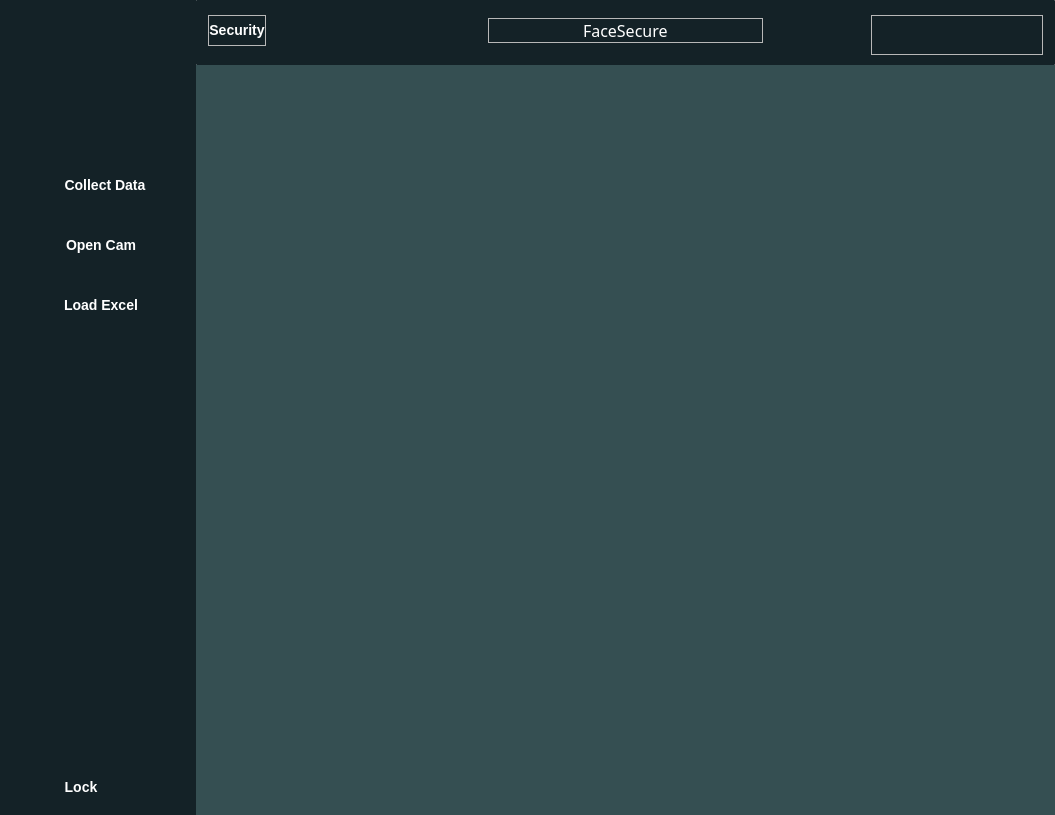
<?xml version="1.0" encoding="UTF-8"?>
<ui version="4.0">
 <class>MainWindow</class>
 <widget class="QMainWindow" name="MainWindow">
  <property name="geometry">
   <rect>
    <x>0</x>
    <y>0</y>
    <width>1055</width>
    <height>815</height>
   </rect>
  </property>
  <property name="sizePolicy">
   <sizepolicy hsizetype="Preferred" vsizetype="Preferred">
    <horstretch>0</horstretch>
    <verstretch>0</verstretch>
   </sizepolicy>
  </property>
  <property name="minimumSize">
   <size>
    <width>0</width>
    <height>0</height>
   </size>
  </property>
  <property name="windowTitle">
   <string>MainWindow</string>
  </property>
  <property name="styleSheet">
   <string notr="true"/>
  </property>
  <widget class="QWidget" name="centralwidget">
   <property name="styleSheet">
    <string notr="true">            QGroupBox#header{
                background-color: #212121;
           
border-radius: 0.5px;
padding: 1px;
margin: 0px;
spacing: 0px;
            }

#enlargeBtn:hover {
                background-color: #4d4d4d;
}

QMessageBox {
        background-color: #121212;
        border: 2px solid #4e4e4e;
        font-size: 16px;
        font-weight: bold;
    }

            QMainWindow {
                background-color: #121212;
            }
          

    

            QLabel {
                background-color: none;
                color: white;
            }

            QPushButton {
                background: rgba(0,0,0,0);
                color: white;
                border: none;
                font-weight: bold;
                font-size: 14px;
            }

            QPushButton:hover {
                background-color: #4d4d4d;
            }

            QPushButton:disabled {
                background-color: #4d4d4d;
            }

            #header{
                border: none;

            }
            #buttonLayout{
                border: none;
                background-color: #333333;
            }

#buttonGroupBox{
        background-color: #142227;
border:none;

}

#collectDataBtn{
	padding-right: 32px
}

#loadExcelButton{
	padding-right: 40px
}

#openRecognitionCamBtn{
	padding-right: 40px
}

#lockBtn{
	padding-right: 80px
}



</string>
   </property>
   <layout class="QVBoxLayout" name="verticalLayout" stretch="0">
    <property name="spacing">
     <number>0</number>
    </property>
    <property name="leftMargin">
     <number>0</number>
    </property>
    <property name="topMargin">
     <number>0</number>
    </property>
    <property name="rightMargin">
     <number>0</number>
    </property>
    <property name="bottomMargin">
     <number>0</number>
    </property>
    <item>
     <layout class="QHBoxLayout" name="QHboxLayout">
      <property name="spacing">
       <number>0</number>
      </property>
      <property name="leftMargin">
       <number>0</number>
      </property>
      <property name="topMargin">
       <number>0</number>
      </property>
      <property name="bottomMargin">
       <number>0</number>
      </property>
      <item>
       <widget class="QGroupBox" name="buttonGroupBox_2">
        <property name="enabled">
         <bool>true</bool>
        </property>
        <property name="sizePolicy">
         <sizepolicy hsizetype="Minimum" vsizetype="Minimum">
          <horstretch>0</horstretch>
          <verstretch>0</verstretch>
         </sizepolicy>
        </property>
        <property name="minimumSize">
         <size>
          <width>40</width>
          <height>100</height>
         </size>
        </property>
        <property name="styleSheet">
         <string notr="true">#buttonGroupBox_2{
background-color: #142227;
border: none;
}
  QPushButton:hover {
                background-color: #4d4d4d;
            }

            QPushButton:disabled {
                background-color: #4d4d4d;
            }</string>
        </property>
        <property name="alignment">
         <set>Qt::AlignCenter</set>
        </property>
        <layout class="QVBoxLayout" name="verticalLayout_10">
         <property name="spacing">
          <number>0</number>
         </property>
         <property name="leftMargin">
          <number>0</number>
         </property>
         <property name="topMargin">
          <number>0</number>
         </property>
         <property name="rightMargin">
          <number>0</number>
         </property>
         <property name="bottomMargin">
          <number>0</number>
         </property>
         <item>
          <widget class="QFrame" name="frame_10">
           <property name="sizePolicy">
            <sizepolicy hsizetype="Preferred" vsizetype="Fixed">
             <horstretch>0</horstretch>
             <verstretch>0</verstretch>
            </sizepolicy>
           </property>
           <property name="minimumSize">
            <size>
             <width>0</width>
             <height>50</height>
            </size>
           </property>
           <property name="styleSheet">
            <string notr="true">border: none</string>
           </property>
           <property name="frameShape">
            <enum>QFrame::StyledPanel</enum>
           </property>
           <property name="frameShadow">
            <enum>QFrame::Raised</enum>
           </property>
           <layout class="QHBoxLayout" name="horizontalLayout_6">
            <property name="spacing">
             <number>0</number>
            </property>
            <property name="leftMargin">
             <number>0</number>
            </property>
            <property name="topMargin">
             <number>0</number>
            </property>
            <property name="rightMargin">
             <number>0</number>
            </property>
            <property name="bottomMargin">
             <number>0</number>
            </property>
            <item alignment="Qt::AlignLeft">
             <widget class="QPushButton" name="pushLayoutInBtn_3">
              <property name="sizePolicy">
               <sizepolicy hsizetype="Minimum" vsizetype="Fixed">
                <horstretch>0</horstretch>
                <verstretch>0</verstretch>
               </sizepolicy>
              </property>
              <property name="minimumSize">
               <size>
                <width>40</width>
                <height>50</height>
               </size>
              </property>
              <property name="text">
               <string/>
              </property>
              <property name="icon">
               <iconset>
                <normaloff>../Styles/icons/align-left.svg</normaloff>../Styles/icons/align-left.svg</iconset>
              </property>
              <property name="iconSize">
               <size>
                <width>30</width>
                <height>30</height>
               </size>
              </property>
             </widget>
            </item>
           </layout>
          </widget>
         </item>
         <item alignment="Qt::AlignVCenter">
          <widget class="QFrame" name="frame_11">
           <property name="sizePolicy">
            <sizepolicy hsizetype="Minimum" vsizetype="MinimumExpanding">
             <horstretch>0</horstretch>
             <verstretch>0</verstretch>
            </sizepolicy>
           </property>
           <property name="minimumSize">
            <size>
             <width>30</width>
             <height>100</height>
            </size>
           </property>
           <property name="styleSheet">
            <string notr="true">border:none</string>
           </property>
           <property name="frameShape">
            <enum>QFrame::StyledPanel</enum>
           </property>
           <property name="frameShadow">
            <enum>QFrame::Raised</enum>
           </property>
           <layout class="QVBoxLayout" name="verticalLayout_11">
            <property name="spacing">
             <number>10</number>
            </property>
            <property name="leftMargin">
             <number>0</number>
            </property>
            <property name="topMargin">
             <number>0</number>
            </property>
            <property name="rightMargin">
             <number>0</number>
            </property>
            <property name="bottomMargin">
             <number>0</number>
            </property>
            <item alignment="Qt::AlignLeft">
             <widget class="QPushButton" name="collectDataBtn_3">
              <property name="sizePolicy">
               <sizepolicy hsizetype="Minimum" vsizetype="Fixed">
                <horstretch>0</horstretch>
                <verstretch>0</verstretch>
               </sizepolicy>
              </property>
              <property name="minimumSize">
               <size>
                <width>40</width>
                <height>50</height>
               </size>
              </property>
              <property name="font">
               <font>
                <pointsize>-1</pointsize>
                <weight>75</weight>
                <bold>true</bold>
               </font>
              </property>
              <property name="styleSheet">
               <string notr="true"/>
              </property>
              <property name="text">
               <string/>
              </property>
              <property name="icon">
               <iconset>
                <normaloff>../Styles/icons/face_recognition.svg</normaloff>../Styles/icons/face_recognition.svg</iconset>
              </property>
              <property name="iconSize">
               <size>
                <width>30</width>
                <height>30</height>
               </size>
              </property>
             </widget>
            </item>
            <item alignment="Qt::AlignLeft">
             <widget class="QPushButton" name="openRecognitionCamBtn_3">
              <property name="sizePolicy">
               <sizepolicy hsizetype="Minimum" vsizetype="Fixed">
                <horstretch>0</horstretch>
                <verstretch>0</verstretch>
               </sizepolicy>
              </property>
              <property name="minimumSize">
               <size>
                <width>40</width>
                <height>50</height>
               </size>
              </property>
              <property name="layoutDirection">
               <enum>Qt::LeftToRight</enum>
              </property>
              <property name="styleSheet">
               <string notr="true"/>
              </property>
              <property name="text">
               <string/>
              </property>
              <property name="icon">
               <iconset>
                <normaloff>../Styles/icons/face_recognition_cam.svg</normaloff>../Styles/icons/face_recognition_cam.svg</iconset>
              </property>
              <property name="iconSize">
               <size>
                <width>30</width>
                <height>40</height>
               </size>
              </property>
             </widget>
            </item>
            <item alignment="Qt::AlignLeft">
             <widget class="QPushButton" name="loadExcelButton_3">
              <property name="sizePolicy">
               <sizepolicy hsizetype="Minimum" vsizetype="Fixed">
                <horstretch>0</horstretch>
                <verstretch>0</verstretch>
               </sizepolicy>
              </property>
              <property name="minimumSize">
               <size>
                <width>40</width>
                <height>50</height>
               </size>
              </property>
              <property name="text">
               <string/>
              </property>
              <property name="icon">
               <iconset>
                <normaloff>../Styles/icons/file-text.svg</normaloff>../Styles/icons/file-text.svg</iconset>
              </property>
              <property name="iconSize">
               <size>
                <width>30</width>
                <height>30</height>
               </size>
              </property>
             </widget>
            </item>
           </layout>
          </widget>
         </item>
         <item>
          <widget class="QFrame" name="frame_12">
           <property name="sizePolicy">
            <sizepolicy hsizetype="Preferred" vsizetype="Preferred">
             <horstretch>0</horstretch>
             <verstretch>0</verstretch>
            </sizepolicy>
           </property>
           <property name="minimumSize">
            <size>
             <width>30</width>
             <height>30</height>
            </size>
           </property>
           <property name="styleSheet">
            <string notr="true">border:none</string>
           </property>
           <property name="frameShape">
            <enum>QFrame::StyledPanel</enum>
           </property>
           <property name="frameShadow">
            <enum>QFrame::Raised</enum>
           </property>
           <layout class="QVBoxLayout" name="verticalLayout_12">
            <property name="leftMargin">
             <number>0</number>
            </property>
            <property name="rightMargin">
             <number>0</number>
            </property>
            <property name="bottomMargin">
             <number>0</number>
            </property>
            <item alignment="Qt::AlignLeft|Qt::AlignBottom">
             <widget class="QPushButton" name="lockBtn_3">
              <property name="sizePolicy">
               <sizepolicy hsizetype="Minimum" vsizetype="Fixed">
                <horstretch>0</horstretch>
                <verstretch>0</verstretch>
               </sizepolicy>
              </property>
              <property name="minimumSize">
               <size>
                <width>40</width>
                <height>50</height>
               </size>
              </property>
              <property name="text">
               <string/>
              </property>
              <property name="icon">
               <iconset>
                <normaloff>../Styles/icons/lock.svg</normaloff>../Styles/icons/lock.svg</iconset>
              </property>
              <property name="iconSize">
               <size>
                <width>30</width>
                <height>30</height>
               </size>
              </property>
             </widget>
            </item>
           </layout>
          </widget>
         </item>
        </layout>
       </widget>
      </item>
      <item>
       <widget class="QGroupBox" name="buttonGroupBox">
        <property name="sizePolicy">
         <sizepolicy hsizetype="Minimum" vsizetype="Minimum">
          <horstretch>0</horstretch>
          <verstretch>0</verstretch>
         </sizepolicy>
        </property>
        <property name="minimumSize">
         <size>
          <width>150</width>
          <height>100</height>
         </size>
        </property>
        <property name="styleSheet">
         <string notr="true"/>
        </property>
        <property name="alignment">
         <set>Qt::AlignCenter</set>
        </property>
        <layout class="QVBoxLayout" name="verticalLayout_3">
         <property name="spacing">
          <number>0</number>
         </property>
         <property name="leftMargin">
          <number>0</number>
         </property>
         <property name="topMargin">
          <number>0</number>
         </property>
         <property name="rightMargin">
          <number>0</number>
         </property>
         <property name="bottomMargin">
          <number>0</number>
         </property>
         <item>
          <widget class="QFrame" name="frame_6">
           <property name="sizePolicy">
            <sizepolicy hsizetype="Preferred" vsizetype="Fixed">
             <horstretch>0</horstretch>
             <verstretch>0</verstretch>
            </sizepolicy>
           </property>
           <property name="minimumSize">
            <size>
             <width>0</width>
             <height>50</height>
            </size>
           </property>
           <property name="styleSheet">
            <string notr="true">border: none</string>
           </property>
           <property name="frameShape">
            <enum>QFrame::StyledPanel</enum>
           </property>
           <property name="frameShadow">
            <enum>QFrame::Raised</enum>
           </property>
           <layout class="QHBoxLayout" name="horizontalLayout_3">
            <property name="leftMargin">
             <number>0</number>
            </property>
            <property name="topMargin">
             <number>0</number>
            </property>
            <property name="bottomMargin">
             <number>0</number>
            </property>
            <item alignment="Qt::AlignLeft">
             <widget class="QPushButton" name="pushLayoutInBtn">
              <property name="sizePolicy">
               <sizepolicy hsizetype="Minimum" vsizetype="Minimum">
                <horstretch>0</horstretch>
                <verstretch>0</verstretch>
               </sizepolicy>
              </property>
              <property name="minimumSize">
               <size>
                <width>0</width>
                <height>40</height>
               </size>
              </property>
              <property name="text">
               <string/>
              </property>
              <property name="icon">
               <iconset>
                <normaloff>../Styles/icons/align-left.svg</normaloff>../Styles/icons/align-left.svg</iconset>
              </property>
              <property name="iconSize">
               <size>
                <width>30</width>
                <height>30</height>
               </size>
              </property>
             </widget>
            </item>
           </layout>
          </widget>
         </item>
         <item alignment="Qt::AlignVCenter">
          <widget class="QFrame" name="frame_3">
           <property name="sizePolicy">
            <sizepolicy hsizetype="Minimum" vsizetype="MinimumExpanding">
             <horstretch>0</horstretch>
             <verstretch>0</verstretch>
            </sizepolicy>
           </property>
           <property name="minimumSize">
            <size>
             <width>100</width>
             <height>100</height>
            </size>
           </property>
           <property name="styleSheet">
            <string notr="true">border:none</string>
           </property>
           <property name="frameShape">
            <enum>QFrame::StyledPanel</enum>
           </property>
           <property name="frameShadow">
            <enum>QFrame::Raised</enum>
           </property>
           <layout class="QVBoxLayout" name="verticalLayout_4">
            <property name="spacing">
             <number>10</number>
            </property>
            <property name="leftMargin">
             <number>0</number>
            </property>
            <property name="topMargin">
             <number>0</number>
            </property>
            <property name="rightMargin">
             <number>0</number>
            </property>
            <property name="bottomMargin">
             <number>0</number>
            </property>
            <item>
             <widget class="QPushButton" name="collectDataBtn">
              <property name="sizePolicy">
               <sizepolicy hsizetype="Minimum" vsizetype="MinimumExpanding">
                <horstretch>0</horstretch>
                <verstretch>0</verstretch>
               </sizepolicy>
              </property>
              <property name="minimumSize">
               <size>
                <width>100</width>
                <height>50</height>
               </size>
              </property>
              <property name="font">
               <font>
                <pointsize>-1</pointsize>
                <weight>75</weight>
                <bold>true</bold>
               </font>
              </property>
              <property name="styleSheet">
               <string notr="true"/>
              </property>
              <property name="text">
               <string>Collect Data</string>
              </property>
              <property name="icon">
               <iconset>
                <normaloff>../Styles/icons/face_recognition.svg</normaloff>../Styles/icons/face_recognition.svg</iconset>
              </property>
              <property name="iconSize">
               <size>
                <width>30</width>
                <height>30</height>
               </size>
              </property>
             </widget>
            </item>
            <item>
             <widget class="QPushButton" name="openRecognitionCamBtn">
              <property name="sizePolicy">
               <sizepolicy hsizetype="Minimum" vsizetype="Fixed">
                <horstretch>0</horstretch>
                <verstretch>0</verstretch>
               </sizepolicy>
              </property>
              <property name="minimumSize">
               <size>
                <width>100</width>
                <height>50</height>
               </size>
              </property>
              <property name="layoutDirection">
               <enum>Qt::LeftToRight</enum>
              </property>
              <property name="styleSheet">
               <string notr="true"/>
              </property>
              <property name="text">
               <string>Open Cam</string>
              </property>
              <property name="icon">
               <iconset>
                <normaloff>../Styles/icons/face_recognition_cam.svg</normaloff>../Styles/icons/face_recognition_cam.svg</iconset>
              </property>
              <property name="iconSize">
               <size>
                <width>30</width>
                <height>40</height>
               </size>
              </property>
             </widget>
            </item>
            <item>
             <widget class="QPushButton" name="loadExcelButton">
              <property name="sizePolicy">
               <sizepolicy hsizetype="Minimum" vsizetype="Fixed">
                <horstretch>0</horstretch>
                <verstretch>0</verstretch>
               </sizepolicy>
              </property>
              <property name="minimumSize">
               <size>
                <width>100</width>
                <height>50</height>
               </size>
              </property>
              <property name="text">
               <string>Load Excel</string>
              </property>
              <property name="icon">
               <iconset>
                <normaloff>../Styles/icons/file-text.svg</normaloff>../Styles/icons/file-text.svg</iconset>
              </property>
              <property name="iconSize">
               <size>
                <width>30</width>
                <height>30</height>
               </size>
              </property>
             </widget>
            </item>
           </layout>
          </widget>
         </item>
         <item>
          <widget class="QFrame" name="frame_4">
           <property name="sizePolicy">
            <sizepolicy hsizetype="Preferred" vsizetype="Preferred">
             <horstretch>0</horstretch>
             <verstretch>0</verstretch>
            </sizepolicy>
           </property>
           <property name="minimumSize">
            <size>
             <width>30</width>
             <height>30</height>
            </size>
           </property>
           <property name="styleSheet">
            <string notr="true">border:none</string>
           </property>
           <property name="frameShape">
            <enum>QFrame::StyledPanel</enum>
           </property>
           <property name="frameShadow">
            <enum>QFrame::Raised</enum>
           </property>
           <layout class="QVBoxLayout" name="verticalLayout_6">
            <property name="leftMargin">
             <number>0</number>
            </property>
            <property name="rightMargin">
             <number>0</number>
            </property>
            <property name="bottomMargin">
             <number>0</number>
            </property>
            <item alignment="Qt::AlignBottom">
             <widget class="QPushButton" name="lockBtn">
              <property name="sizePolicy">
               <sizepolicy hsizetype="Minimum" vsizetype="Fixed">
                <horstretch>0</horstretch>
                <verstretch>0</verstretch>
               </sizepolicy>
              </property>
              <property name="minimumSize">
               <size>
                <width>30</width>
                <height>50</height>
               </size>
              </property>
              <property name="text">
               <string>Lock</string>
              </property>
              <property name="icon">
               <iconset>
                <normaloff>../Styles/icons/lock.svg</normaloff>../Styles/icons/lock.svg</iconset>
              </property>
              <property name="iconSize">
               <size>
                <width>30</width>
                <height>30</height>
               </size>
              </property>
             </widget>
            </item>
           </layout>
          </widget>
         </item>
        </layout>
       </widget>
      </item>
      <item>
       <layout class="QVBoxLayout" name="verticalLayout_5">
        <property name="spacing">
         <number>0</number>
        </property>
        <property name="bottomMargin">
         <number>0</number>
        </property>
        <item alignment="Qt::AlignTop">
         <widget class="QGroupBox" name="header">
          <property name="sizePolicy">
           <sizepolicy hsizetype="MinimumExpanding" vsizetype="MinimumExpanding">
            <horstretch>0</horstretch>
            <verstretch>0</verstretch>
           </sizepolicy>
          </property>
          <property name="minimumSize">
           <size>
            <width>250</width>
            <height>60</height>
           </size>
          </property>
          <property name="maximumSize">
           <size>
            <width>16777215</width>
            <height>150</height>
           </size>
          </property>
          <property name="styleSheet">
           <string notr="true">#header{
	background-color: #142227;
	border: none;
}

QPushButton:hover {
                background-color: #4d4d4d;
            }
#exitBtn:hover{
	 background-color: #ff5252;
}</string>
          </property>
          <property name="alignment">
           <set>Qt::AlignCenter</set>
          </property>
          <layout class="QHBoxLayout" name="verticalLayout_2">
           <property name="spacing">
            <number>6</number>
           </property>
           <property name="bottomMargin">
            <number>16</number>
           </property>
           <item alignment="Qt::AlignLeft">
            <widget class="QFrame" name="frame_2">
             <property name="minimumSize">
              <size>
               <width>50</width>
               <height>0</height>
              </size>
             </property>
             <property name="styleSheet">
              <string notr="true">#pushButton:hover{
	background-color:none
}</string>
             </property>
             <property name="frameShape">
              <enum>QFrame::StyledPanel</enum>
             </property>
             <property name="frameShadow">
              <enum>QFrame::Raised</enum>
             </property>
             <layout class="QHBoxLayout" name="horizontalLayout_2">
              <property name="leftMargin">
               <number>0</number>
              </property>
              <property name="topMargin">
               <number>0</number>
              </property>
              <property name="rightMargin">
               <number>0</number>
              </property>
              <property name="bottomMargin">
               <number>0</number>
              </property>
              <item>
               <widget class="QPushButton" name="pushButton">
                <property name="sizePolicy">
                 <sizepolicy hsizetype="Fixed" vsizetype="Fixed">
                  <horstretch>0</horstretch>
                  <verstretch>0</verstretch>
                 </sizepolicy>
                </property>
                <property name="text">
                 <string>Security</string>
                </property>
                <property name="icon">
                 <iconset>
                  <normaloff>../Styles/icons/security-guard-svgrepo-com.svg</normaloff>../Styles/icons/security-guard-svgrepo-com.svg</iconset>
                </property>
                <property name="iconSize">
                 <size>
                  <width>20</width>
                  <height>20</height>
                 </size>
                </property>
               </widget>
              </item>
             </layout>
            </widget>
           </item>
           <item>
            <widget class="QFrame" name="frame_5">
             <property name="sizePolicy">
              <sizepolicy hsizetype="Preferred" vsizetype="Maximum">
               <horstretch>0</horstretch>
               <verstretch>0</verstretch>
              </sizepolicy>
             </property>
             <property name="minimumSize">
              <size>
               <width>0</width>
               <height>0</height>
              </size>
             </property>
             <property name="frameShape">
              <enum>QFrame::StyledPanel</enum>
             </property>
             <property name="frameShadow">
              <enum>QFrame::Raised</enum>
             </property>
             <layout class="QHBoxLayout" name="horizontalLayout_4">
              <property name="leftMargin">
               <number>0</number>
              </property>
              <property name="topMargin">
               <number>0</number>
              </property>
              <property name="rightMargin">
               <number>0</number>
              </property>
              <property name="bottomMargin">
               <number>0</number>
              </property>
              <item>
               <widget class="QLabel" name="label">
                <property name="sizePolicy">
                 <sizepolicy hsizetype="Fixed" vsizetype="Fixed">
                  <horstretch>0</horstretch>
                  <verstretch>0</verstretch>
                 </sizepolicy>
                </property>
                <property name="font">
                 <font>
                  <family>Yu Gothic UI Semibold</family>
                  <pointsize>12</pointsize>
                 </font>
                </property>
                <property name="text">
                 <string>FaceSecure</string>
                </property>
               </widget>
              </item>
             </layout>
            </widget>
           </item>
           <item alignment="Qt::AlignRight|Qt::AlignVCenter">
            <widget class="QFrame" name="frame">
             <property name="sizePolicy">
              <sizepolicy hsizetype="Minimum" vsizetype="Minimum">
               <horstretch>0</horstretch>
               <verstretch>0</verstretch>
              </sizepolicy>
             </property>
             <property name="minimumSize">
              <size>
               <width>150</width>
               <height>40</height>
              </size>
             </property>
             <property name="frameShape">
              <enum>QFrame::StyledPanel</enum>
             </property>
             <property name="frameShadow">
              <enum>QFrame::Raised</enum>
             </property>
             <layout class="QHBoxLayout" name="horizontalLayout">
              <property name="spacing">
               <number>25</number>
              </property>
              <property name="leftMargin">
               <number>0</number>
              </property>
              <property name="topMargin">
               <number>0</number>
              </property>
              <property name="rightMargin">
               <number>0</number>
              </property>
              <property name="bottomMargin">
               <number>0</number>
              </property>
              <item alignment="Qt::AlignHCenter|Qt::AlignVCenter">
               <widget class="QPushButton" name="minimizeBtn">
                <property name="sizePolicy">
                 <sizepolicy hsizetype="Fixed" vsizetype="Fixed">
                  <horstretch>0</horstretch>
                  <verstretch>0</verstretch>
                 </sizepolicy>
                </property>
                <property name="minimumSize">
                 <size>
                  <width>40</width>
                  <height>40</height>
                 </size>
                </property>
                <property name="text">
                 <string/>
                </property>
                <property name="icon">
                 <iconset>
                  <normaloff>../Styles/icons/arrow-down-left.svg</normaloff>../Styles/icons/arrow-down-left.svg</iconset>
                </property>
                <property name="iconSize">
                 <size>
                  <width>20</width>
                  <height>20</height>
                 </size>
                </property>
               </widget>
              </item>
              <item alignment="Qt::AlignRight">
               <widget class="QPushButton" name="enlargeBtn">
                <property name="sizePolicy">
                 <sizepolicy hsizetype="Fixed" vsizetype="Fixed">
                  <horstretch>0</horstretch>
                  <verstretch>0</verstretch>
                 </sizepolicy>
                </property>
                <property name="minimumSize">
                 <size>
                  <width>40</width>
                  <height>40</height>
                 </size>
                </property>
                <property name="font">
                 <font>
                  <pointsize>-1</pointsize>
                  <weight>75</weight>
                  <bold>true</bold>
                 </font>
                </property>
                <property name="styleSheet">
                 <string notr="true"/>
                </property>
                <property name="text">
                 <string/>
                </property>
                <property name="icon">
                 <iconset>
                  <normaloff>../Styles/icons/maximize.svg</normaloff>../Styles/icons/maximize.svg</iconset>
                </property>
                <property name="iconSize">
                 <size>
                  <width>20</width>
                  <height>20</height>
                 </size>
                </property>
               </widget>
              </item>
              <item alignment="Qt::AlignRight">
               <widget class="QPushButton" name="exitBtn">
                <property name="sizePolicy">
                 <sizepolicy hsizetype="Fixed" vsizetype="Fixed">
                  <horstretch>0</horstretch>
                  <verstretch>0</verstretch>
                 </sizepolicy>
                </property>
                <property name="minimumSize">
                 <size>
                  <width>40</width>
                  <height>40</height>
                 </size>
                </property>
                <property name="text">
                 <string/>
                </property>
                <property name="icon">
                 <iconset>
                  <normaloff>../Styles/icons/x.svg</normaloff>../Styles/icons/x.svg</iconset>
                </property>
                <property name="iconSize">
                 <size>
                  <width>20</width>
                  <height>20</height>
                 </size>
                </property>
               </widget>
              </item>
             </layout>
            </widget>
           </item>
          </layout>
         </widget>
        </item>
        <item>
         <widget class="QWidget" name="contentWidget" native="true">
          <property name="sizePolicy">
           <sizepolicy hsizetype="Expanding" vsizetype="Expanding">
            <horstretch>0</horstretch>
            <verstretch>0</verstretch>
           </sizepolicy>
          </property>
          <property name="minimumSize">
           <size>
            <width>0</width>
            <height>750</height>
           </size>
          </property>
          <property name="styleSheet">
           <string notr="true">background-color: 	#354f52;
border : none;</string>
          </property>
          <layout class="QHBoxLayout" name="content_layout">
           <property name="spacing">
            <number>0</number>
           </property>
           <property name="leftMargin">
            <number>0</number>
           </property>
           <property name="topMargin">
            <number>0</number>
           </property>
           <property name="rightMargin">
            <number>0</number>
           </property>
           <property name="bottomMargin">
            <number>0</number>
           </property>
          </layout>
         </widget>
        </item>
       </layout>
      </item>
     </layout>
    </item>
   </layout>
  </widget>
 </widget>
 <resources>
  <include location="../Styles/resource.qrc"/>
 </resources>
 <connections>
  <connection>
   <sender>pushLayoutInBtn_3</sender>
   <signal>toggled(bool)</signal>
   <receiver>buttonGroupBox</receiver>
   <slot>setVisible(bool)</slot>
   <hints>
    <hint type="sourcelabel">
     <x>21</x>
     <y>29</y>
    </hint>
    <hint type="destinationlabel">
     <x>207</x>
     <y>83</y>
    </hint>
   </hints>
  </connection>
  <connection>
   <sender>pushLayoutInBtn_3</sender>
   <signal>toggled(bool)</signal>
   <receiver>buttonGroupBox_2</receiver>
   <slot>setHidden(bool)</slot>
   <hints>
    <hint type="sourcelabel">
     <x>11</x>
     <y>43</y>
    </hint>
    <hint type="destinationlabel">
     <x>106</x>
     <y>104</y>
    </hint>
   </hints>
  </connection>
  <connection>
   <sender>pushLayoutInBtn</sender>
   <signal>toggled(bool)</signal>
   <receiver>buttonGroupBox</receiver>
   <slot>setHidden(bool)</slot>
   <hints>
    <hint type="sourcelabel">
     <x>179</x>
     <y>26</y>
    </hint>
    <hint type="destinationlabel">
     <x>287</x>
     <y>74</y>
    </hint>
   </hints>
  </connection>
  <connection>
   <sender>pushLayoutInBtn</sender>
   <signal>toggled(bool)</signal>
   <receiver>buttonGroupBox_2</receiver>
   <slot>setVisible(bool)</slot>
   <hints>
    <hint type="sourcelabel">
     <x>182</x>
     <y>45</y>
    </hint>
    <hint type="destinationlabel">
     <x>133</x>
     <y>401</y>
    </hint>
   </hints>
  </connection>
 </connections>
</ui>
